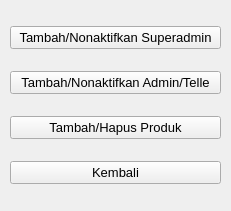
<?xml version="1.0" encoding="UTF-8"?>
<ui version="4.0">
 <class>Form</class>
 <widget class="QWidget" name="Form">
  <property name="geometry">
   <rect>
    <x>0</x>
    <y>0</y>
    <width>231</width>
    <height>211</height>
   </rect>
  </property>
  <property name="windowTitle">
   <string>Form</string>
  </property>
  <widget class="QWidget" name="verticalLayoutWidget">
   <property name="geometry">
    <rect>
     <x>10</x>
     <y>10</y>
     <width>211</width>
     <height>191</height>
    </rect>
   </property>
   <layout class="QVBoxLayout" name="verticalLayout">
    <item>
     <widget class="QPushButton" name="btn_addSuperadmin">
      <property name="font">
       <font>
        <pointsize>10</pointsize>
       </font>
      </property>
      <property name="text">
       <string>Tambah/Nonaktifkan Superadmin</string>
      </property>
     </widget>
    </item>
    <item>
     <widget class="QPushButton" name="btn_add">
      <property name="font">
       <font>
        <pointsize>10</pointsize>
       </font>
      </property>
      <property name="text">
       <string>Tambah/Nonaktifkan Admin/Telle</string>
      </property>
     </widget>
    </item>
    <item>
     <widget class="QPushButton" name="btn_addProduct">
      <property name="font">
       <font>
        <pointsize>10</pointsize>
       </font>
      </property>
      <property name="text">
       <string>Tambah/Hapus Produk</string>
      </property>
     </widget>
    </item>
    <item>
     <widget class="QPushButton" name="btn_back">
      <property name="font">
       <font>
        <pointsize>10</pointsize>
       </font>
      </property>
      <property name="text">
       <string>Kembali</string>
      </property>
     </widget>
    </item>
   </layout>
  </widget>
 </widget>
 <resources/>
 <connections/>
</ui>
